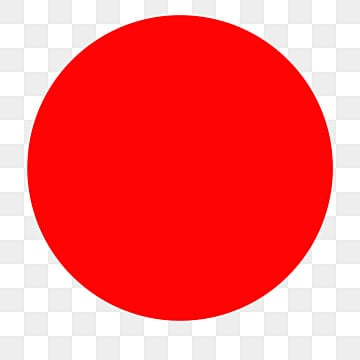
#> input picture Circles/img1.jpg, 360 x 360 px, found by its file name
$ python 'circle detection.py'
#> lines starting #> are read from the running program, lines starting #| are printed output that depends on the picture; after the words box and inside, x2 and y2 are one past the last pixel; in counts of white or black regions, pixels touching at a corner belong together
import numpy as np
import cv2


img = cv2.imread(r'C:\Users\acer\Desktop\img1.jpg') #enter the image path here
#> img is the input picture: shape (360, 360, 3); mean B, G, R 109.6, 109.1, 250

gray = cv2.cvtColor(img, cv2.COLOR_BGR2GRAY)
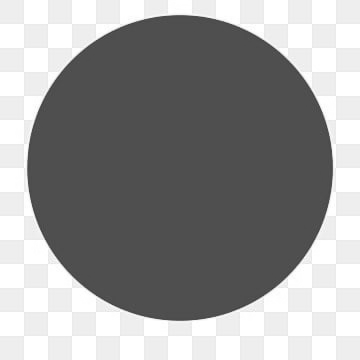
#> gray: shape (360, 360); min 56, max 255, mean 151.4

blurred = cv2.GaussianBlur(gray,(5,5),0);

minDist = 100
param1 = 30
param2 = 50
minRadius = 5
maxRadius = 300

# docstring of HoughCircles: HoughCircles(image, method, dp=1, minDist[, circles[, param1[, param2[, minRadius[, maxRadius]]]]]) -> circles
circles = cv2.HoughCircles(blurred, cv2.HOUGH_GRADIENT, 1, minDist, param1=param1, param2=param2, minRadius=minRadius, maxRadius=maxRadius)
#> circles = [[179.5, 166.5, 152.8]]

if circles is not None:
    print("Circle Detected")
    x = float(input("Enter x value:"))
#> the answer given: 3
    print(x)
    y = float(input("Enter y value : "))
#> the answer given: 3
    print(y)
    circles = np.uint16(np.around(circles))
#> circles = [[180, 166, 153]]
    for i in circles[0,:]:
        a,b,r = i[0],i[1],i[2]
        cv2.circle(img, (a, b), r, (0, 255, 0), 2)
#> this loop made 1 pass
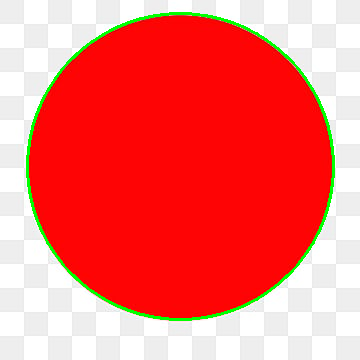
#> img: shape (360, 360, 3); 2.21% of pixels changed, all inside (x1, y1, x2, y2) = (26, 12, 335, 321)

    if ((x - a)**2 + (y - b)**2 <= r * r):
        print("The given pixel coordinates are inside the circle")
    else:
        print("The given pixel coordinates are outside the circle")
    # Show result for testing:
    cv2.imshow('img', img)
    cv2.waitKey(0)
    cv2.destroyAllWindows()
else:
 print("circle not detected")

$ run again, with Circles/cirlce2.jpg copied over Circles/img1.jpg
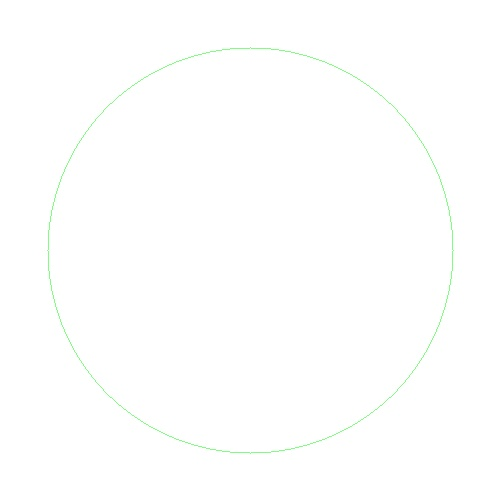
#> input picture Circles/cirlce2.jpg, 500 x 500 px, found by its file name
#> img is the input picture: shape (500, 500, 3); mean B, G, R 254.3, 254.8, 254.3
#> `circles = cv2.HoughCircles(blurred, cv2.HOUGH_GRADIENT, 1, minDist, pa..`: circles = [[251.5, 250.5, 202.5]]
#> `circles = np.uint16(np.around(circles))`: circles = [[252, 250, 202]]
#> the loop `for i in circles[0,:]:` made 1 pass
#> after the loop `for i in circles[0,:]:`:
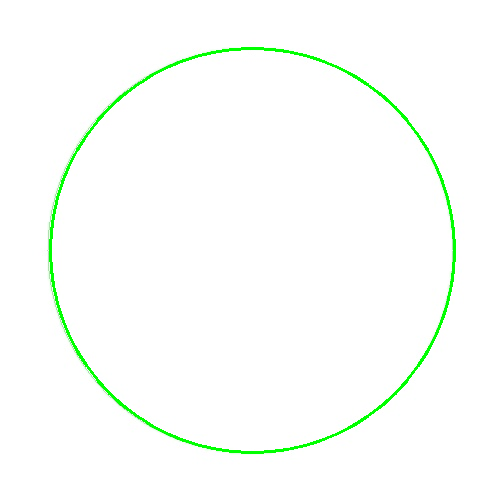
#> img: shape (500, 500, 3); 1.5% of pixels changed, all inside (x1, y1, x2, y2) = (49, 47, 456, 454)
